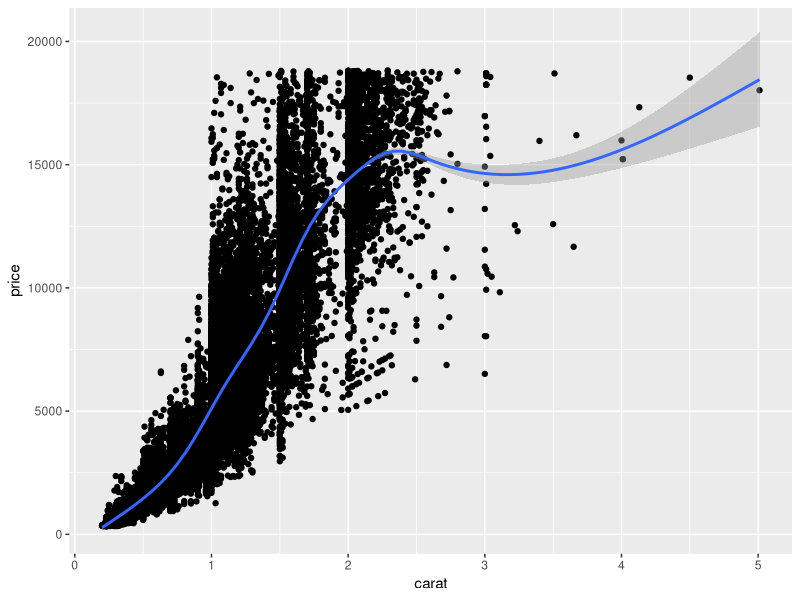
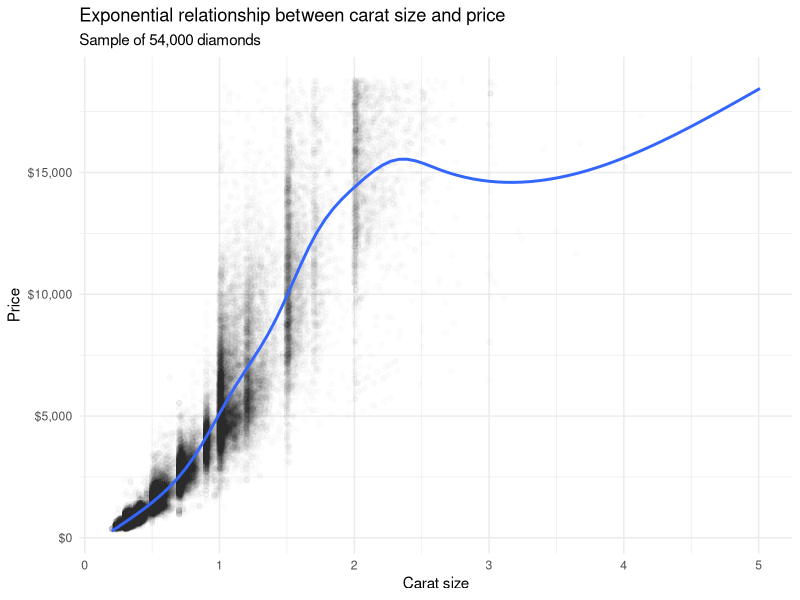
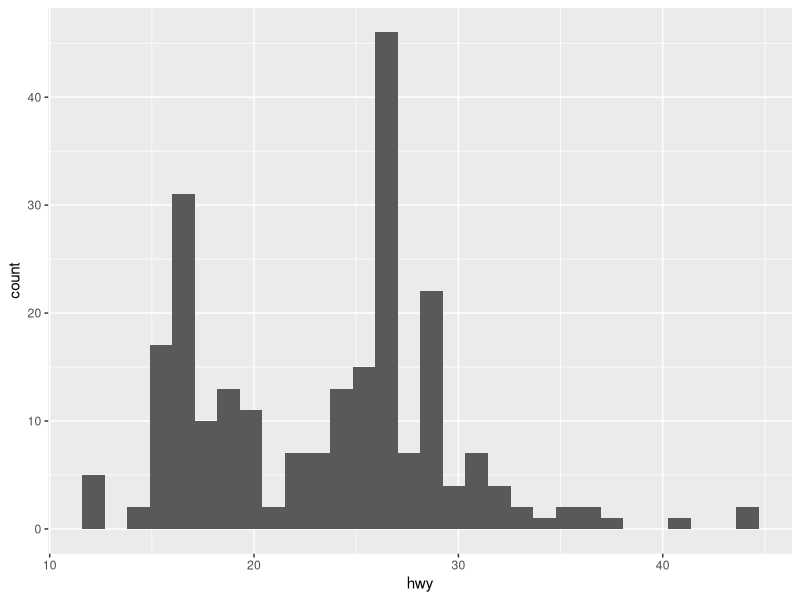
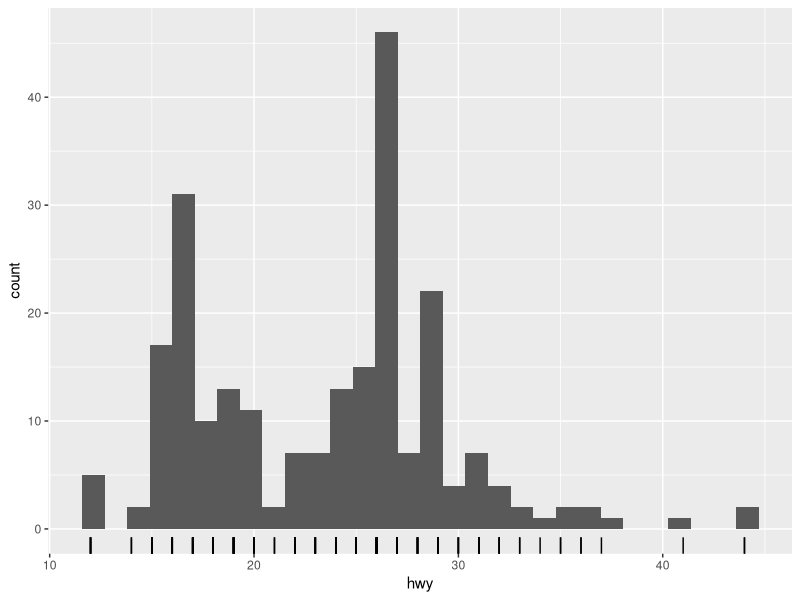
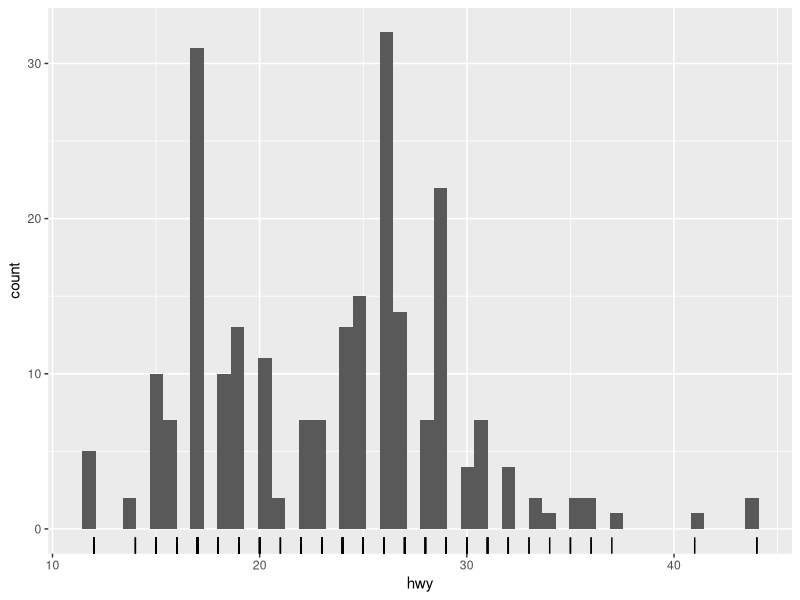
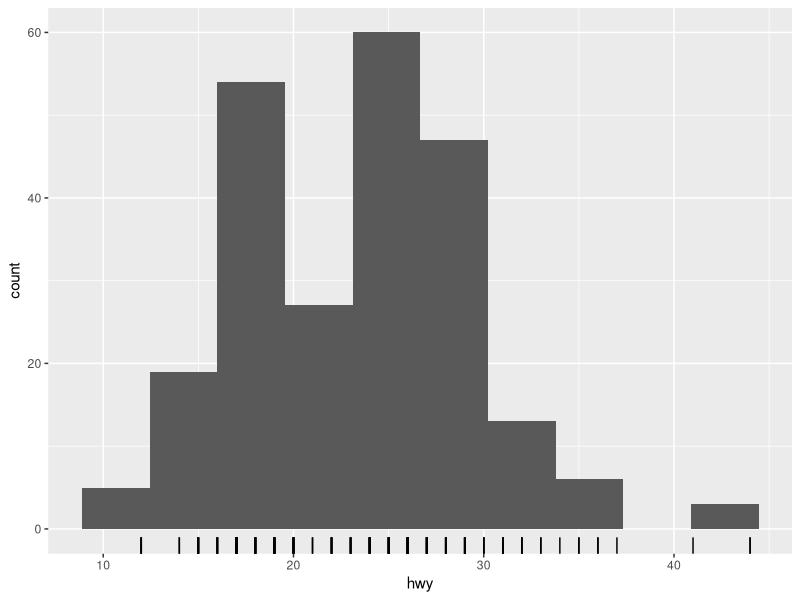
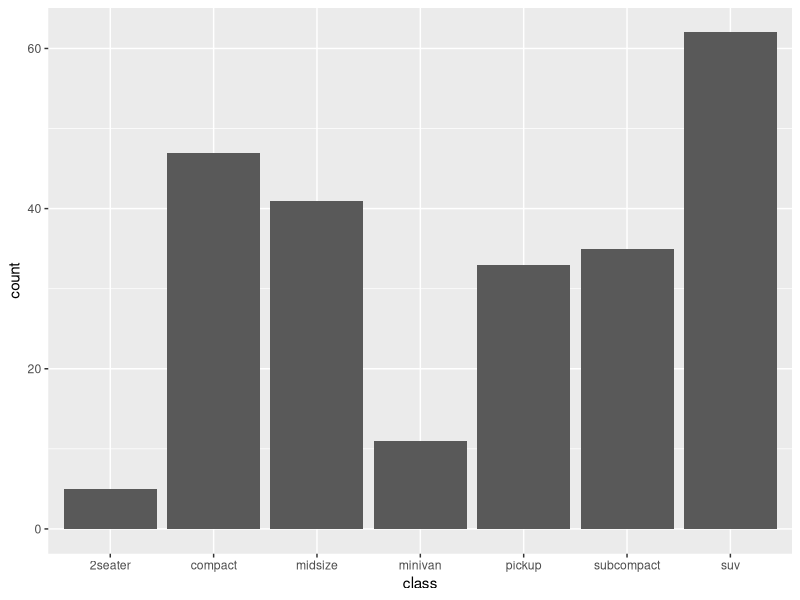
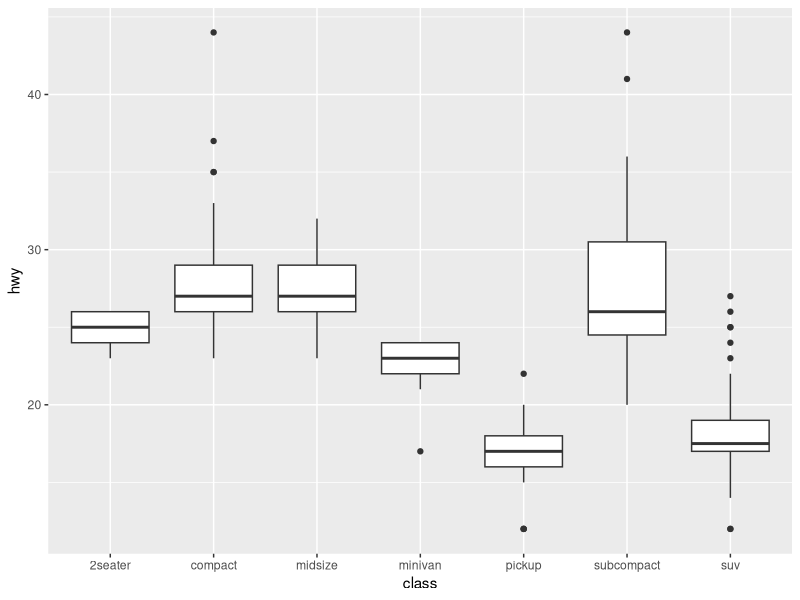

Source code (R) for these figures, in order:
## ---- chunk 1
knitr::opts_chunk$set(cache = TRUE)
## ---- chunk 2
library(tidyverse)
## ---- chunk 3
ggplot(diamonds, aes(carat, price)) +
  geom_point() +
  geom_smooth()
## ---- chunk 4
ggplot(diamonds, aes(carat, price)) +
  geom_point(alpha = .01) +
  geom_smooth(se = FALSE) +
  scale_y_continuous(labels = scales::dollar) +
  labs(title = "Exponential relationship between carat size and price",
       subtitle = "Sample of 54,000 diamonds",
       x = "Carat size",
       y = "Price") +
  theme_minimal()
## ---- chunk 5
library(ggplot2)
data("mpg")

mpg
glimpse(mpg)
## ---- chunk 6
ggplot(mpg, aes(hwy)) +
  geom_histogram()
## ---- chunk 7
ggplot(mpg, aes(hwy)) +
  geom_histogram() +
  geom_rug()
## ---- chunk 8
ggplot(mpg, aes(hwy)) +
  geom_histogram(bins = 50) +
  geom_rug()

ggplot(mpg, aes(hwy)) +
  geom_histogram(bins = 10) +
  geom_rug()
## ---- chunk 9
ggplot(mpg, aes(class)) +
  geom_bar()
## ---- chunk 10
ggplot(mpg, aes(class, hwy)) +
  geom_boxplot()
## ---- chunk 11
ggplot(mpg, aes(displ, hwy)) +
  geom_point()
## ---- chunk 12
ggplot(mpg, aes(hwy)) +
  geom_histogram() +
  facet_wrap(~ drv)
## ---- chunk 13
ggplot(mpg, aes(displ, hwy)) +
  geom_point() +
  facet_wrap(~ drv)
## ---- chunk 14
ggplot(mpg, aes(displ, hwy, color = class)) +
  geom_point()
## ---- chunk 15
ggplot(mpg, aes(displ, hwy, color = class, size = cyl)) +
  geom_point()
## ---- chunk 16
ggplot(mpg, aes(displ, hwy, shape = class)) +
  geom_point()
## ---- chunk 17

